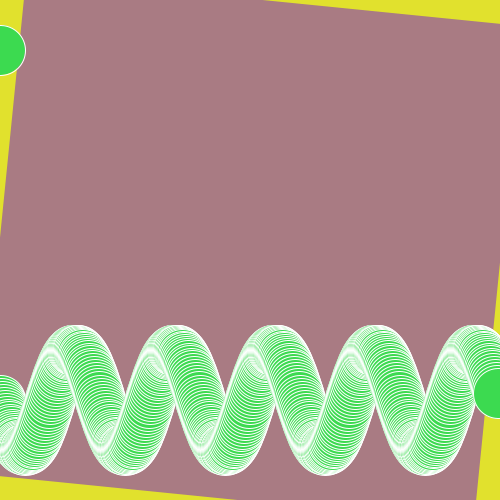
Frame 1 (no input)
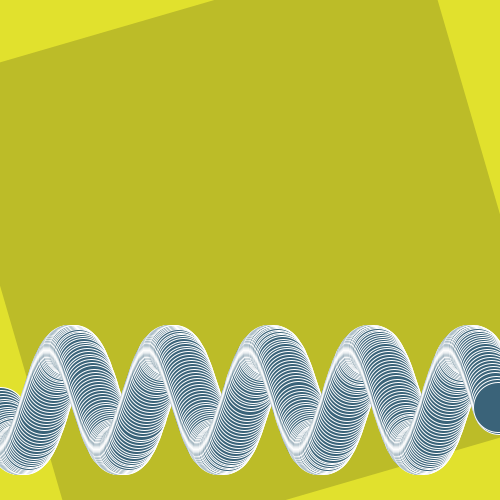
Frame 60 (the mouse pressed at the canvas centre just before this capture)
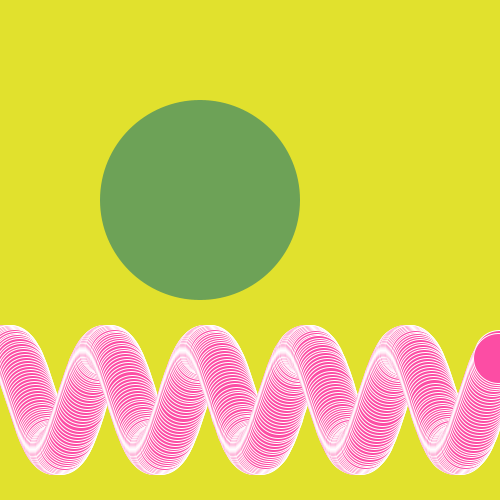
Frame 120 (the mouse held since frame 60 and released just before this capture)

The Processing sketch that drew these frames (run headless with seeded random() and noise(); from frame 60 on, the mouse is pressed at the canvas centre):

// Processing sketch: processing_129590
// ── processing_129590.pde

float timer = 0.0;
float s = 0.0;
float speed = 0.0;
float angle = 0.0;
float a = 0.0;
float increment = PI/50.0;
float prev_x = 0, prev_y = 50, x, y;
float amplitude = 50.0;
int frequency = 1;

void setup(){
  size(500,500);
  frameRate(30);
}

void draw(){
  background(225, 225, 45);
  timer = timer + (1.0/30.0);
  noStroke();
  fill(random(200),random(200),random(200),150);
  
  if(timer >= 2.0 && timer < 3.0){
    rect(width/2, height/2, 100, 100); 
  }
  else if(timer >= 3.0 && timer < 4.0){
    ellipse(200, 200, 200, 200);
  }
  else if(timer >= 4.0 && timer < 5.0){
    triangle(150, 70, 300, 300, 40, 300); 
  }
  else if(timer >= 5.0 && timer < 10.0){
    pushMatrix();
    translate(width/2,height/2);
    s = s + speed;
    speed = speed + .001;
    if(s >= 1.0){
       speed = -speed; 
    }
    if(s < 0.0){
       speed = -speed; 
    }
    scale(s);
    rectMode(CENTER);
    rect(0, 0, 400, 400);
    popMatrix();
  }
  else{
    pushMatrix();
    angle = angle + 0.1;
    translate(width/2, height/2);
    rectMode(CENTER);
    rotate(PI + angle);
    rect(0, 0, 500, 500);
    popMatrix();
  }
  
  stroke(255);
  fill(random(255),random(255),random(255));
  for(int i=0; i<500; i= i + frequency){
    x = i;
    y = 400 + sin(a) * amplitude;
    ellipse(prev_x, prev_y, 50, 50);
    prev_x = x;
    prev_y = y;
    a = a + increment;
  }
  
}
